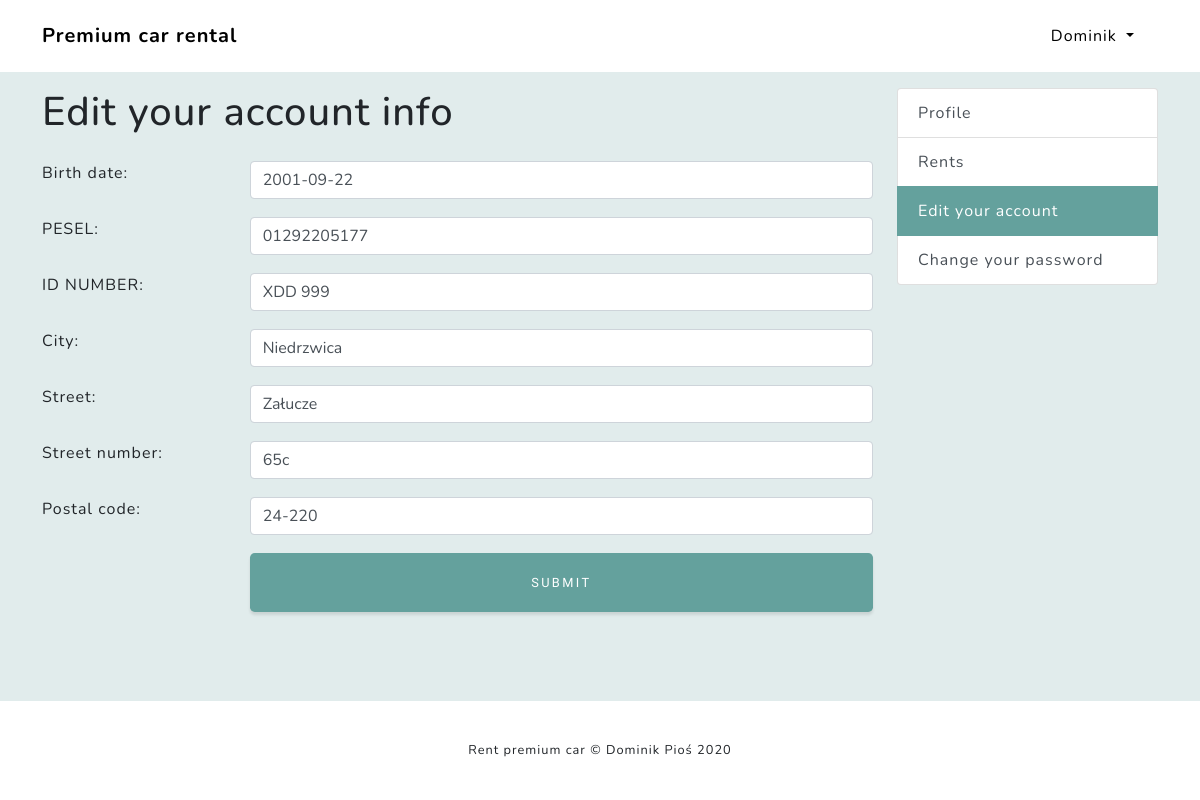
/profileedit/ (signed in), run on the app's committed database.
### accounts/models.py (models this page shows, shortened)
class Headadmin(models.Model):
	user 			= models.OneToOneField(User, on_delete=models.CASCADE, primary_key=True)
	birth_date		= models.DateField(blank=True)
	pesel			= models.CharField(max_length=11, blank=True)
	id_number		= models.CharField(max_length=10, blank=True)
	city			= models.CharField(max_length=30, blank=True)
	street			= models.CharField(max_length=30, blank=True)
	street_number	= models.CharField(max_length=5, blank=True)
	postal_code		= models.CharField(max_length=6, blank=True)

### userprofile/views.py (the view, shortened to what this page needs)
# urls.py: path('profileedit/', ProfileEdit.as_view(), name='profile-edit'),
@method_decorator(login_required, name='dispatch')
class ProfileEdit(View):
	template_name = 'edit_account.html'
	context = {
		'title': 'Edit profile',
		'active_profile_edit': 'active'
	}
	def get(self, request):
		user = request.user
		try:
			obj = Headadmin.objects.get(user=user.id)
			form = HeadadminSignupForm(request.POST or None, instance=obj)
		except Headadmin.DoesNotExist:
			pass
		try:
			obj = Client.objects.get(user=user.id)
			form = ClientSignupForm(request.POST or None, instance=obj)
		except Client.DoesNotExist:
			pass
		try:
			obj = Employee.objects.get(user=user.id)
			form = EmployeeSignupForm(request.POST or None, instance=obj)
		except Employee.DoesNotExist:
			pass
		self.context['form'] = form
		return render(request, self.template_name, self.context)

### userprofile/templates/edit_account.html (shortened to what this page needs)
{% extends 'profileBase.html' %}
{% block content %}
						<div class="kkk">
							<h1>Edit your account info</h1>
							<div class="about">
								<p>Birth date:</p>
								<p>PESEL:</p>
								<p>ID NUMBER:</p>
								<p>City:</p>
								<p>Street:</p>
								<p>Street number:</p>
								<p>Postal code:</p>
							</div>
							<div class="info">
								<form method="post" novalidate>
									<p>{{ form.birth_date }}</p>
									<p>{{ form.pesel }}</p>
									<p>{{ form.id_number }}</p>
									<p>{{ form.city }}</p>
									<p>{{ form.street }}</p>
									<p>{{ form.street_number }}</p>
									<p>{{ form.postal_code }}</p>
									<button class="btn btn-lg btn-primary btn-block" type="submit" disabled="False" id="subbut">SUBMIT</button>
								</form>
							</div>
						</div>
{% endblock content %}

### templates/navbar.html (shortened to what this page needs)
        <nav class="navbar navbar-expand-lg navbar-light fixed-top navbar-shrink" id="mainNav">
            <div class="container">
                <a class="navbar-brand js-scroll-trigger" href="{% url 'home' %}">Premium car rental</a>
                <div class="collapse navbar-collapse" id="navbarResponsive">
                    <ul class="navbar-nav ml-auto">
                        {% if not user.is_authenticated %}
                        <li class="nav-item"><a class="nav-link" href="{% url 'login' %}">Login</a></li>
                        {% elif user.is_authenticated %}
                        <div class="dropdown show">
                            <a class="nav-link dropdown-toggle" role="button" id="dropdownMenuLink" data-toggle="dropdown" aria-haspopup="true" aria-expanded="false">
                                {{ user.first_name }}
                            </a>
                        </div>
                        {% endif %}
                    </ul>
                </div>
            </div>
        </nav>

### static/css/style.css (style rules this page uses)
html, body { height: 100%; background-color: rgba(100, 161, 157, 0.1); }

### userprofile/templates/edit_account.html (style rules this page uses)
.about { float: left; width: 25%; }
.info { float: left; width: 75%; }
.about, .info { margin-top: 2%; }
p, input { height: 40px; margin-top: 0; }

### data on the page
Headadmin: birth_date "2001-09-22", pesel "01292205177", id_number "XDD 999", city "Niedrzwica", street "Załucze", street_number "65c", postal_code "24-220"

### other printed values
{{ user.first_name }} "Dominik"
